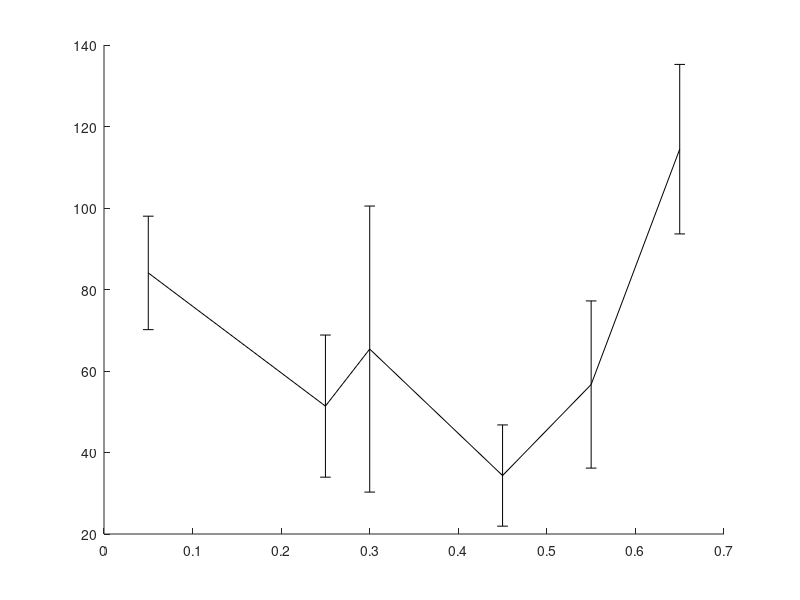

Write MATLAB code to recreate this figure. (Note: this script raises an error after producing the figure.)
% Performance comparison between the RLX with different epsilon value.
% The experiment is in one scene with obstacles where the start and goal configurations
% are:
% State c_start = {0.5236, 1.74753, -1.8326, -1.4835,	1.5708,	0, 1.004278, 0.2729, 0.9486, -1.15011, 1.81001, -1.97739};
% State c_goal = {0.5236, 0.34907, 0.69813, -1.3963, 1.5708, 0, 0.7096, 1.8032, -1.7061, -1.6286, 1.9143, -2.0155}; // Robot 2 no backflip - Elbow down
% This while benchmarking the maximum step distance.
% With joint limits of the ABB robots.
% last updated: 09/25/17

clear all
clc

%%
planners = {'BiRRT','RRT','LazyRRT','SBL'};
plannerType = planners{2};
switch plannerType
    case 'BiRRT'
        D1 = load('Benchmark_BiRRT_RLX_eps1_3poles_rB.txt'); D1 = D1(D1(:,2)==1,:);
        D2 = load('Benchmark_BiRRT_RLX_eps3_3poles_rB.txt'); D2 = D2(D2(:,2)==1,:);
        D3 = load('Benchmark_BiRRT_RLX_eps5_3poles_rB.txt'); D3 = D3(D3(:,2)==1,:);
    case 'RRT'
        D1 = load('Benchmark_RRT_RLX_eps5_3poles_rB.txt'); D1 = D1(D1(:,2)==1,:);
        D2 = load('Benchmark_RRT_RLX_eps5_3poles_rB.txt'); D2 = D2(D2(:,2)==1,:);
        D3 = load('Benchmark_RRT_RLX_eps5_3poles_rB.txt'); D3 = D3(D3(:,2)==1,:);
    case 'LazyRRT'
        D1 = load('Benchmark_LazyRRT_RLX_eps5_3poles_rB.txt'); D1 = D1(D1(:,2)==1,:);
        D2 = load('Benchmark_LazyRRT_RLX_eps5_3poles_rB.txt'); D2 = D2(D2(:,2)==1,:);
        D3 = load('Benchmark_LazyRRT_RLX_eps5_3poles_rB.txt'); D3 = D3(D3(:,2)==1,:);
    case 'SBL'
        D1 = load('Benchmark_SBL_RLX_eps5_3poles_rB.txt'); D1 = D1(D1(:,2)==1,:);
        D2 = load('Benchmark_SBL_RLX_eps5_3poles_rB.txt'); D2 = D2(D2(:,2)==1,:);
        D3 = load('Benchmark_SBL_RLX_eps5_3poles_rB.txt'); D3 = D3(D3(:,2)==1,:);
end

%% 
disp(['Results for ' plannerType ':']);

%%
% RBX 0.1
rd = sort(unique(D1(:,1)));
for i = 1:length(rd)
    M = D1(D1(:,1)==rd(i), 2:end);
    td(i) = mean(M(:,3));
    td_ste(i) = std(M(:,3))/sqrt(size(M,1));
end

%%
% RBX 0.3
rg = sort(unique(D2(:,1)));
for i = 1:length(rg)
    M = D2(D2(:,1)==rg(i), 2:end);
%     disp([i-1 rg(i)  size(M,1)])
    tg(i) = mean(M(:,3));
    tg_ste(i) = std(M(:,3))/sqrt(size(M,1));
end

%%
% RBX 0.5
rb = sort(unique(D3(:,1)));
for i = 1:length(rb)
    M = D3(D3(:,1)==rb(i), 2:end);
%     disp([i-1 rg(i)  size(M,1)])
    tb(i) = mean(M(:,3));
    tb_ste(i) = std(M(:,3))/sqrt(size(M,1));
end

%%
disp(' ');
[tdmin, id] = min(td);
[tgmin, ig] = min(tg);
[tbmin, ib] = min(tb);


%%
h = figure(1);
clf
errorbar(rd,td,td_ste,'-k','linewidth',2);
hold on
errorbar(rg,tg,tg_ste,'--k','linewidth',2);
errorbar(rb,tb,tb_ste,':k','linewidth',2);
hold off
ylabel('mean runtime [msec]');
xlabel('max. local-connection distance');
legend('0.1','0.3','0.5');
% xlim([0 6]);
% xlim([min(rd) max(rd)]);

%% 
sS = rd(id);
tmin = tdmin;
D1 = D1(D1(:,1)==sS, 2:end);
verf = D1(:,1)==1;
suc = D1(:,2)==1;

D = D1;
disp('------------------------------------');
disp('RLX 0.1:');
disp(['Results of ' num2str(size(D,1)) ' queries.']);
disp(['Minimum avg. runtime is ' num2str(tmin) 'sec with d = ' num2str(sS) ]);
disp(['Percent of successful queries verified: ' num2str(sum(verf & suc)/sum(suc)*100) '%']);
disp(['Plan distance: ' num2str(D(1,2)) ]);
disp(['Avg. runtime: ' num2str(mean(D(:,3)))  ' +/- ' num2str(std(D(:,3))/sqrt(size(D,1))) ' sec ']);
disp(['Min. runtime: ' num2str(min(D(:,3))) ' msec ']);
disp(['Avg. nodes in path: ' num2str(floor(mean(D(:,9)))) ]);
disp(['Avg. nodes in trees: ' num2str(floor(mean(D(:,10)))) ]);
disp(['Avg. number of projections: ' num2str(floor(mean(D(:,4)))) ]);
disp(['Avg. local-connection time: ' num2str(mean(D(:,11)./D(:,12))*1e3)  ' +/- ' num2str(std(D(:,11)./D(:,12))/sqrt(size(D,1))*1e3) ' msec ']);
disp(['Avg. total local-connection time: ' num2str(mean(D(:,11))*1e3)  ' +/- ' num2str(std(D(:,11))/sqrt(size(D,1))*1e3) ' msec ']);
disp(['Avg. number of local connection checks: ' num2str(mean(D(:,12)))]);
disp(['Avg. collision check time: ' num2str(mean(D(:,7))*1e3) ' msec.']);
disp(['Percent of successful local connections: ' num2str(100*mean(D(:,13)./D(:,12)))]);

%%
sS = rg(ig);
tmin = tgmin;
D2 = D2(D2(:,1)==sS, 2:end);
verf = D2(:,1)==1;
suc = D2(:,2)==1;

D = D2;
disp('------------------------------------');
disp('RLX 0.3:');
disp(['Results of ' num2str(size(D,1)) ' queries.']);
disp(['Minimum avg. runtime is ' num2str(tmin) 'sec with d = ' num2str(sS) ]);
disp(['Percent of successful queries verified: ' num2str(sum(verf & suc)/sum(suc)*100) '%']);
disp(['Plan distance: ' num2str(D(1,2)) ]);
disp(['Avg. runtime: ' num2str(mean(D(:,3)))  ' +/- ' num2str(std(D(:,3))/sqrt(size(D,1))) ' sec ']);
disp(['Min. runtime: ' num2str(min(D(:,3))) ' msec ']);
disp(['Avg. nodes in path: ' num2str(floor(mean(D(:,9)))) ]);
disp(['Avg. nodes in trees: ' num2str(floor(mean(D(:,10)))) ]);
disp(['Avg. number of projections: ' num2str(floor(mean(D(:,4)))) ]);
disp(['Avg. local-connection time: ' num2str(mean(D(:,11)./D(:,12))*1e3)  ' +/- ' num2str(std(D(:,11)./D(:,12))/sqrt(size(D,1))*1e3) ' msec ']);
disp(['Avg. total local-connection time: ' num2str(mean(D(:,11))*1e3)  ' +/- ' num2str(std(D(:,11))/sqrt(size(D,1))*1e3) ' msec ']);
disp(['Avg. number of local connection checks: ' num2str(mean(D(:,12)))]);
disp(['Avg. collision check time: ' num2str(mean(D(:,7))*1e3) ' msec.']);
disp(['Percent of successful local connections: ' num2str(100*mean(D(:,13)./D(:,12)))]);

%%
sS = rb(ib);
tmin = tbmin;
D3 = D3(D3(:,1)==sS, 2:end);
verf = D3(:,1)==1;
suc = D3(:,2)==1;

D = D3;
disp('------------------------------------');
disp('RLX 0.5:');
disp(['Results of ' num2str(size(D,1)) ' queries.']);
disp(['Minimum avg. runtime is ' num2str(tmin) 'sec with d = ' num2str(sS) ]);
disp(['Percent of successful queries verified: ' num2str(sum(verf & suc)/sum(suc)*100) '%']);
disp(['Plan distance: ' num2str(D(1,2)) ]);
disp(['Avg. runtime: ' num2str(mean(D(:,3)))  ' +/- ' num2str(std(D(:,3))/sqrt(size(D,1))) ' sec ']);
disp(['Min. runtime: ' num2str(min(D(:,3))) ' msec ']);
disp(['Avg. nodes in path: ' num2str(floor(mean(D(:,9)))) ]);
disp(['Avg. nodes in trees: ' num2str(floor(mean(D(:,10)))) ]);
disp(['Avg. number of projections: ' num2str(floor(mean(D(:,4)))) ]);
disp(['Avg. local-connection time: ' num2str(mean(D(:,11)./D(:,12))*1e3)  ' +/- ' num2str(std(D(:,11)./D(:,12))/sqrt(size(D,1))*1e3) ' msec ']);
disp(['Avg. total local-connection time: ' num2str(mean(D(:,11))*1e3)  ' +/- ' num2str(std(D(:,11))/sqrt(size(D,1))*1e3) ' msec ']);
disp(['Avg. number of local connection checks: ' num2str(mean(D(:,12)))]);
disp(['Avg. collision check time: ' num2str(mean(D(:,7))*1e3) ' msec.']);
disp(['Percent of successful local connections: ' num2str(100*mean(D(:,13)./D(:,12)))]);
%%
%%
%%
% 0.1
td = D1(:,4);
maxT = max(td);
T1 = linspace(0,maxT,100);
T1 = T1(2:end);
for i = 1:length(T1)
    sd = td < T1(i);
    md(i) = mean(td(sd));
    Md(i) = 1-sum(sd)/length(td);
end
%%
% 0.3
tg = D2(:,4);
maxT = max(tg);
T2 = linspace(0,maxT,1000);
T2 = T2(2:end);
for i = 1:length(T2)
    sg = tg < T2(i);
    mg(i) = mean(tg(sg));
    Mg(i) = 1-sum(sg)/length(tg);
end

%%
% 0.5
tb = D3(:,4);
maxT = max(tg);
T3 = linspace(0,maxT,1000);
T3 = T3(2:end);
for i = 1:length(T3)
    sb = tb < T3(i);
    mb(i) = mean(tb(sb));
    Mb(i) = 1-sum(sb)/length(tb);
end


%%
h = figure(2);
clf
plot(T1,Md*100,'-k','linewidth',2);
hold on
plot(T2,Mg*100,'--k','linewidth',2);
plot(T3,Mb*100,':k','linewidth',2);
hold off
xlabel('maximum runtime [sec]');
ylabel('failure rate [%]');
legend('0.1','0.3','0.5');
xlim([0 max([T1 T2])]);
title(plannerType);
